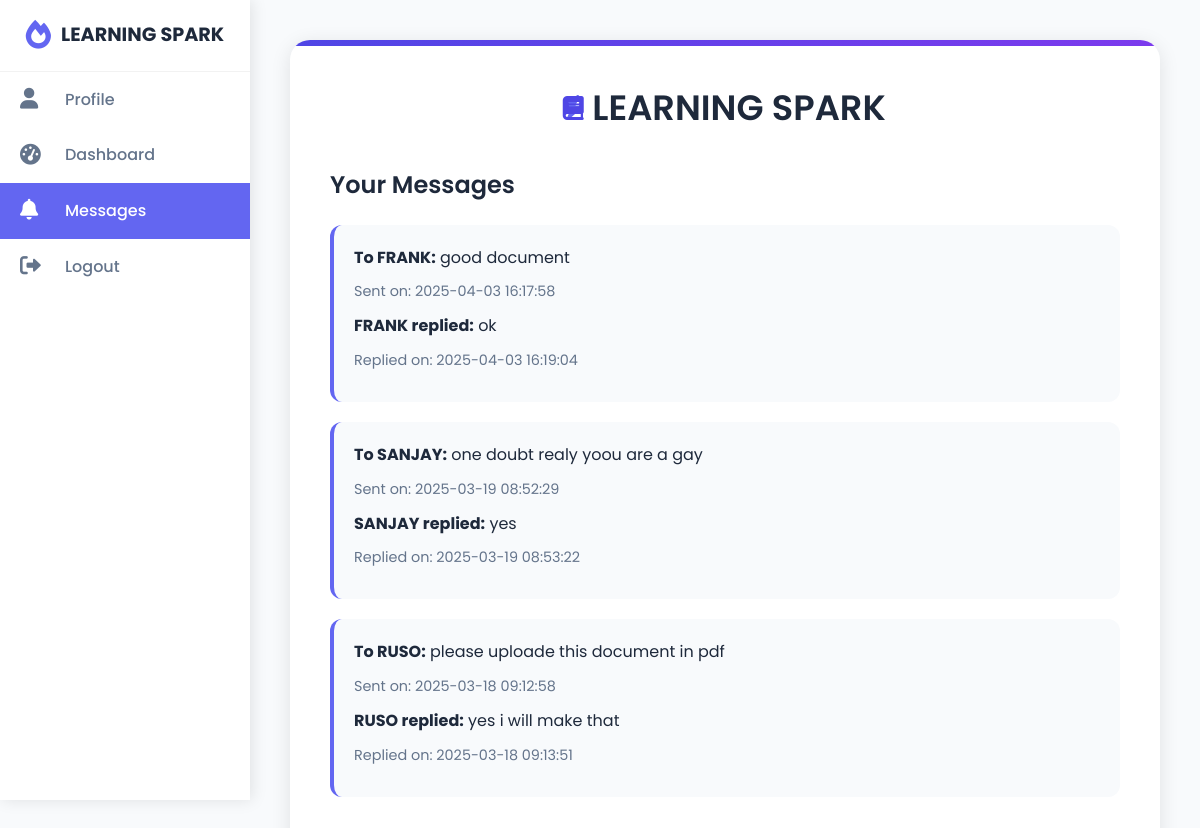
The page /user_messages.php (signed in) on the database its author committed.
### tables this page shows
CREATE TABLE `user_to_staff_messages` (
  `id` int(11) NOT NULL,
  `user_id` int(11) NOT NULL,
  `staff_id` int(11) NOT NULL,
  `message` text NOT NULL,
  `is_read` tinyint(1) DEFAULT 0,
  `created_at` timestamp NOT NULL DEFAULT current_timestamp(),
  `staff_reply` text DEFAULT NULL,
  `replied_at` timestamp NULL DEFAULT NULL
);

CREATE TABLE `users` (
  `id` int(11) NOT NULL,
  `name` varchar(100) NOT NULL,
  `email` varchar(100) NOT NULL,
  `password` varchar(100) NOT NULL,
  `role` enum('user','staff','admin') NOT NULL DEFAULT 'user',
  `pending_approval` tinyint(1) DEFAULT 0,
  `profile_photo` varchar(255) DEFAULT NULL,
  `created_at` timestamp NOT NULL DEFAULT current_timestamp(),
  `updated_at` timestamp NOT NULL DEFAULT current_timestamp() ON UPDATE current_timestamp()
);

### user_messages.php (the view, shortened to what this page needs)
<?php
$user_id = $_SESSION['user_id'];
$conn = new mysqli("localhost", "root", "", "learning");
$stmt = $conn->prepare("SELECT m.*, u.name AS staff_name FROM user_to_staff_messages m JOIN users u ON m.staff_id = u.id WHERE m.user_id = ? ORDER BY m.created_at DESC");
$stmt->bind_param("i", $user_id);
$stmt->execute();
$messages = $stmt->get_result();
?>
<!DOCTYPE html>
<html lang="en">
<head>
    <link rel="stylesheet" href="https://cdnjs.cloudflare.com/ajax/libs/font-awesome/6.0.0-beta3/css/all.min.css">
</head>
<body>
    <div class="sidebar">
        <div class="logo">
            <i class="fas fa-fire"></i>
            <span>LEARNING SPARK</span>
        </div>
        <a href="user_profile.php"><i class="fas fa-user"></i><span>Profile</span></a>
        <a href="user_dashboard.php"><i class="fas fa-tachometer-alt"></i><span>Dashboard</span></a>
        <a href="user_messages.php" class="active notification-bell"><i class="fas fa-bell"></i><span>Messages</span></a>
        <a href="logout.php"><i class="fas fa-sign-out-alt"></i><span>Logout</span></a>
    </div>
    <div class="main-content">
        <div class="messages-card">
            <div class="messages-header">
                <span class="title-icon">
                    <i class="fas fa-bolt"></i>
                    <i class="fas fa-book"></i>
                </span>
                <h1>LEARNING SPARK</h1>
            </div>
            <div class="messages-section">
                <h3>Your Messages</h3>
                <?php if ($messages->num_rows > 0): ?>
                    <?php while ($msg = $messages->fetch_assoc()): ?>
                        <div class="message-item <?php echo !$msg['is_read'] && $msg['staff_reply'] ? 'unread' : ''; ?>">
                            <p><strong>To <?php echo htmlspecialchars($msg['staff_name']); ?>:</strong> <?php echo htmlspecialchars($msg['message']); ?></p>
                            <p class="timestamp">Sent on: <?php echo $msg['created_at']; ?></p>
                            <?php if ($msg['staff_reply']): ?>
                                <p><strong><?php echo htmlspecialchars($msg['staff_name']); ?> replied:</strong> <?php echo htmlspecialchars($msg['staff_reply']); ?></p>
                                <p class="timestamp">Replied on: <?php echo $msg['replied_at']; ?></p>
                            <?php endif; ?>
                        </div>
                    <?php endwhile; ?>
                <?php else: ?>
                    <p>No messages sent yet.</p>
                <?php endif; ?>
            </div>
        </div>
    </div>
</body>
</html>

### rows shown on the page
user_to_staff_messages: staff.name "FRANK", message "good document", created_at "2025-04-03 16:17:58", staff_reply "ok", replied_at "2025-04-03 16:19:04"
user_to_staff_messages: staff.name "SANJAY", message "one doubt realy yoou are a gay", created_at "2025-03-19 08:52:29", staff_reply "yes", replied_at "2025-03-19 08:53:22"
user_to_staff_messages: staff.name "RUSO", message "please uploade this document in pdf", created_at "2025-03-18 09:12:58", staff_reply "yes i will make that", replied_at "2025-03-18 09:13:51"
